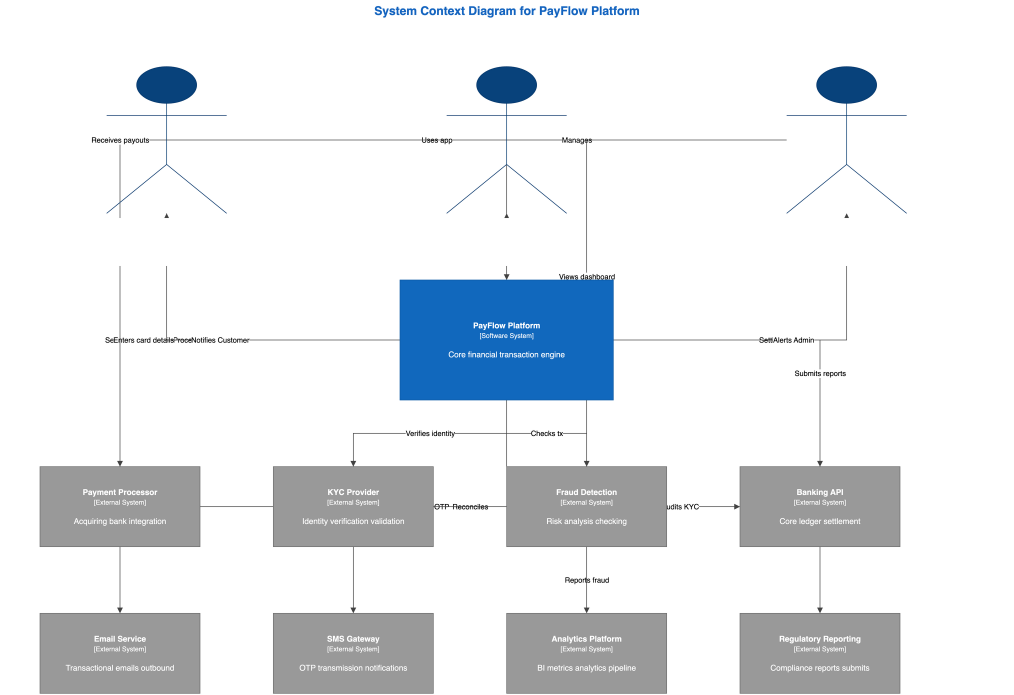
#> input picture tests/cases/c4-context-fintech/baseline.png, 3042 x 2083 px (shown at 1/3 size)
$ python -i cv_checks.py   (imports and definitions only)
#> lines starting #> are read from the running program, lines starting #| are printed output that depends on the picture; after the words box and inside, x2 and y2 are one past the last pixel; in counts of white or black regions, pixels touching at a corner belong together
"""
Layer 2: Computer Vision checks on rendered PNG diagrams.

Uses OpenCV to detect shape overlaps, blank diagrams, edge visibility,
and other visual quality issues in the exported PNG.
"""

import numpy as np

try:
    import cv2
except ImportError:
    cv2 = None

from dataclasses import dataclass, field
from pathlib import Path


@dataclass
class VisualReport:
    """Results from CV-based visual validation."""
    image_loaded: bool = False
    image_width: int = 0
    image_height: int = 0
    blank_pct: float = 100.0
    contour_count: int = 0
    bounding_boxes: list = field(default_factory=list)
    shape_overlaps: int = 0
    overlap_pairs: list = field(default_factory=list)
    edge_lines_detected: int = 0


def _require_cv2():
    if cv2 is None:
        raise ImportError("opencv-python-headless is required: pip install opencv-python-headless")


def analyze_png(path: str | Path) -> VisualReport:
    """Run CV analysis on a PNG diagram export."""
#> called with path = '../cases/c4-context-fintech/baseline.png'
    _require_cv2()
    report = VisualReport()
    path = Path(path)

    img = cv2.imread(str(path))
#> img is the input picture: shape (2083, 3042, 3); mean B, G, R 235.8, 232.1, 228.4
    if img is None:
        return report
    report.image_loaded = True
    report.image_height, report.image_width = img.shape[:2]
#> report.image_height = 2083; report.image_width = 3042

    # --- Blank detection (histogram) ---
    gray = cv2.cvtColor(img, cv2.COLOR_BGR2GRAY)
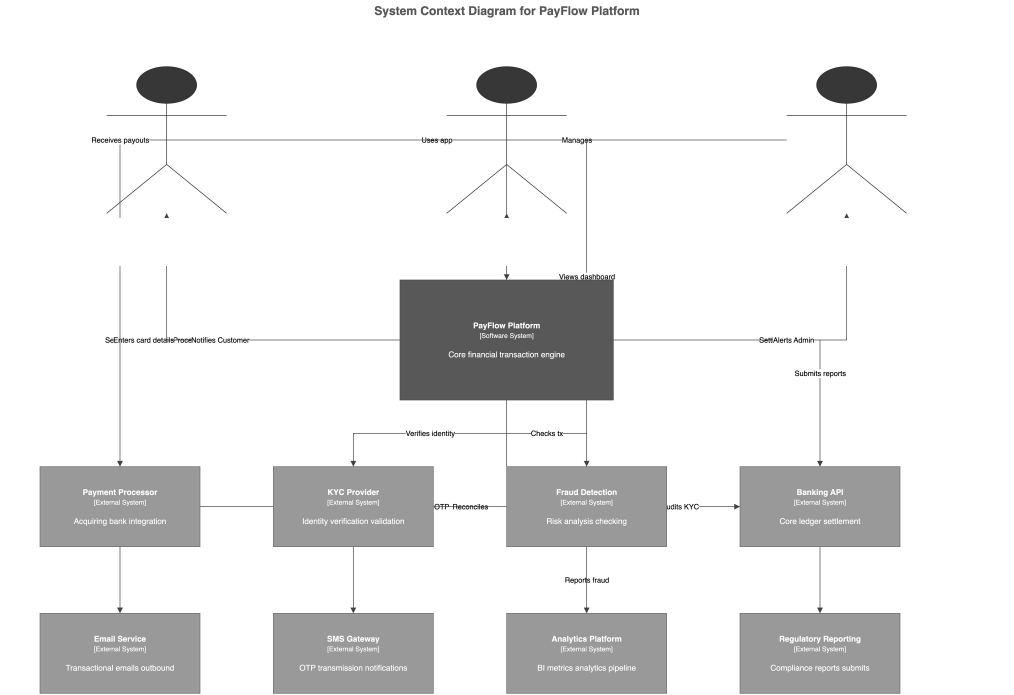
#> gray: shape (2083, 3042) (shown at 1/3 size); min 0, max 255, mean 231.4
    total_pixels = gray.shape[0] * gray.shape[1]
#> total_pixels = 6336486
    # Pixels close to white (> 245) are considered "blank"
    white_pixels = int(np.sum(gray > 245))
#> white_pixels = 5078621
    report.blank_pct = (white_pixels / total_pixels) * 100.0
#> report.blank_pct = 80.15

    # --- Contour detection (shape counting) ---
    # Threshold to binary (invert so shapes are white on black)
    _, thresh = cv2.threshold(gray, 240, 255, cv2.THRESH_BINARY_INV)
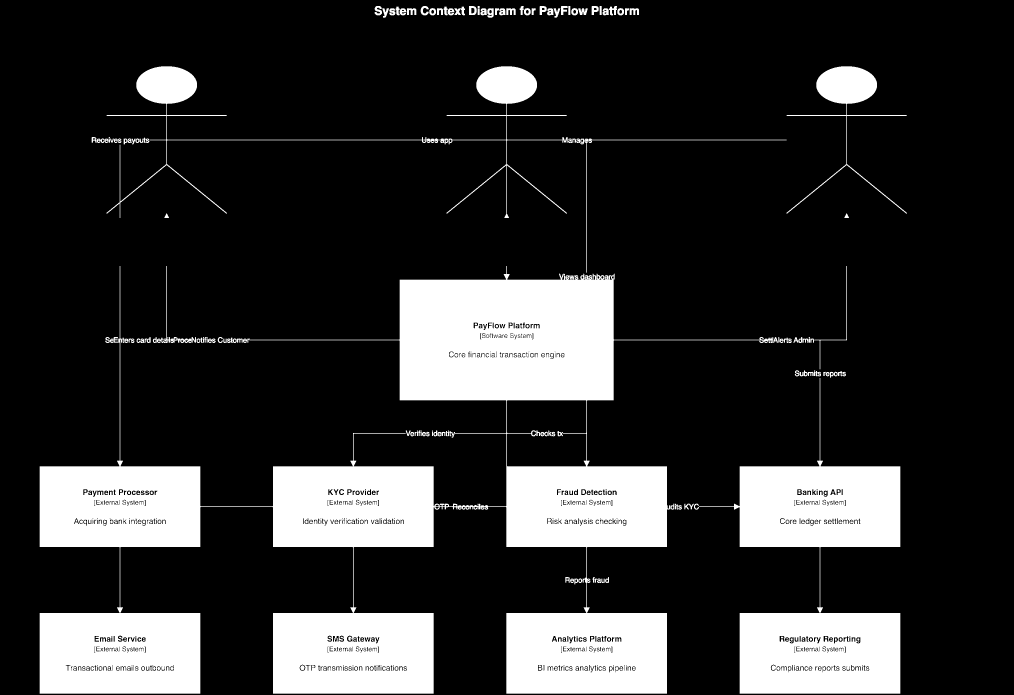
#> thresh: shape (2083, 3042) (shown at 1/3 size); 19.5% white; 270 white regions (44 under 20 px), largest, box (x1, y1, x2, y2) and area: (119, 798, 2334, 2081) 918892, (2097, 1134, 2701, 2081) 227336, (319, 199, 1345, 654) 21842

    # Erode to wipe out thin connecting line segments (edges)
    erode_kernel = cv2.getStructuringElement(cv2.MORPH_RECT, (7, 7))
    eroded = cv2.erode(thresh, erode_kernel, iterations=1)
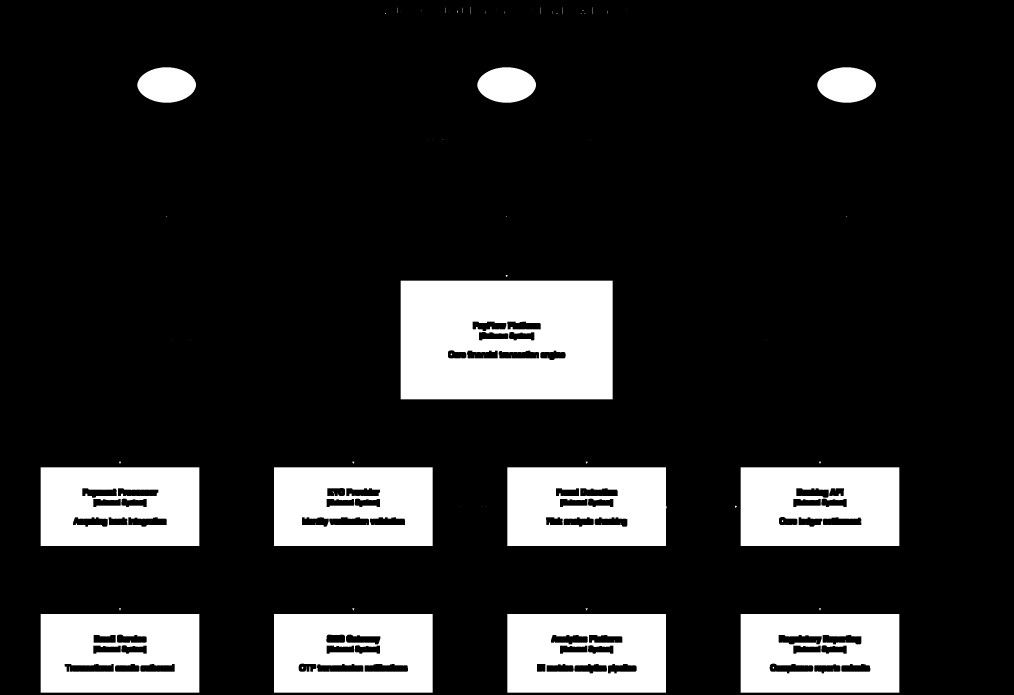
#> eroded: shape (2083, 3042) (shown at 1/3 size); 16.7% white; 67 white regions (40 under 20 px), largest, box (x1, y1, x2, y2) and area: (1202, 842, 1838, 1198) 212636, (2222, 1402, 2698, 1638) 101640, (1522, 1402, 2000, 1638) 100912

    # Morphological close on the eroded image to merge text/icons back into shape blobs
    close_kernel = cv2.getStructuringElement(cv2.MORPH_RECT, (15, 15))
    closed = cv2.morphologyEx(eroded, cv2.MORPH_CLOSE, close_kernel)
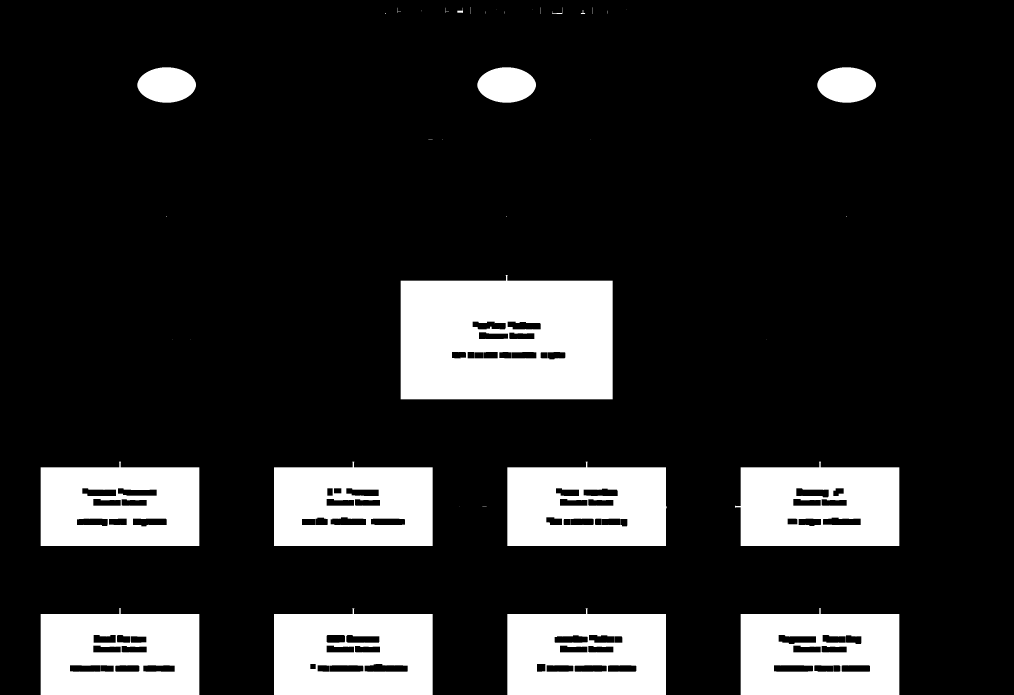
#> closed: shape (2083, 3042) (shown at 1/3 size); 17% white; 39 white regions (19 under 20 px)
    contours, _ = cv2.findContours(closed, cv2.RETR_EXTERNAL, cv2.CHAIN_APPROX_SIMPLE)
#> contours = 39 contours, 24 with area under 20; largest, box (x1, y1, x2, y2) and area: (1202, 825, 1838, 1198) 225480, (2222, 1825, 2698, 2083) 114055, (1522, 1825, 1998, 2083) 114055, (822, 1825, 1298, 2083) 114055, (122, 1825, 598, 2083) 114055

    # Filter small contours (noise) — keep only those > 1% of image area
    min_area = total_pixels * 0.001
#> min_area = 6336.5
    significant = [c for c in contours if cv2.contourArea(c) > min_area]
#> significant = 12 contours; largest, box (x1, y1, x2, y2) and area: (1202, 825, 1838, 1198) 225480, (2222, 1825, 2698, 2083) 114055, (1522, 1825, 1998, 2083) 114055, (822, 1825, 1298, 2083) 114055, (122, 1825, 598, 2083) 114055
    report.contour_count = len(significant)
#> report.contour_count = 12

    # --- Bounding boxes + overlap detection ---
    boxes = []
    for c in significant:
        x, y, w, h = cv2.boundingRect(c)
        boxes.append((x, y, w, h))
#> this loop made 12 passes
#> (x, y, w, h) on passes 1 to 12: (2222, 1825, 476, 258), (1522, 1825, 476, 258), (822, 1825, 476, 258), (122, 1825, 476, 258), (2205, 1385, 493, 253), (1522, 1385, 478, 253), (822, 1385, 476, 253), (122, 1385, 476, 253), (1202, 825, 636, 373), (2452, 202, 176, 106), (1432, 202, 176, 106), (412, 202, 176, 106)
#> after the loop, boxes = 12 items, first 6: (2222, 1825, 476, 258), (1522, 1825, 476, 258), (822, 1825, 476, 258), (122, 1825, 476, 258), (2205, 1385, 493, 253), (1522, 1385, 478, 253)
    report.bounding_boxes = boxes
#> report.bounding_boxes has the same summary as boxes

    # Check pairwise IoU for overlap
    overlaps = 0
    overlap_pairs = []
    for i in range(len(boxes)):
        for j in range(i + 1, len(boxes)):
            iou = _bbox_iou(boxes[i], boxes[j])
            if iou > 0.15:  # significant overlap threshold
                overlaps += 1
                overlap_pairs.append((i, j, round(iou, 3)))
#> this loop made 12 passes
    report.shape_overlaps = overlaps
    report.overlap_pairs = overlap_pairs

    # --- Edge / line detection (Hough) ---
    edges_img = cv2.Canny(gray, 50, 150)
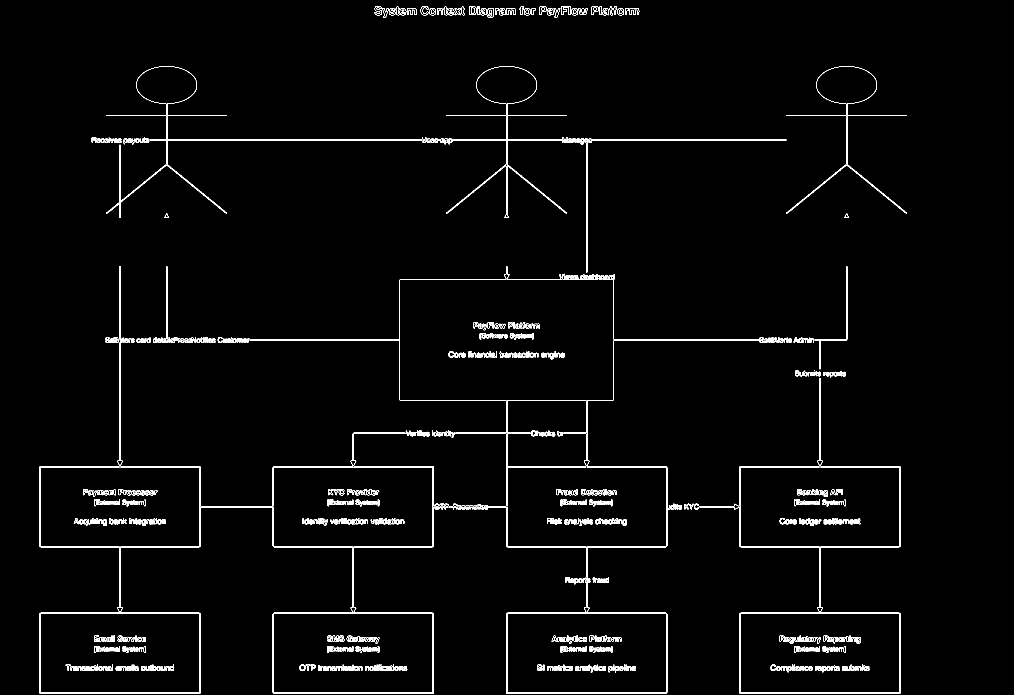
#> edges_img: shape (2083, 3042) (shown at 1/3 size); 1.4% white in thin lines or dots, all inside (x1, y1, x2, y2) = (118, 18, 2721, 2082)
    # Dilate edges slightly to connect broken lines
    edge_kernel = cv2.getStructuringElement(cv2.MORPH_RECT, (3, 3))
    edges_dilated = cv2.dilate(edges_img, edge_kernel, iterations=1)
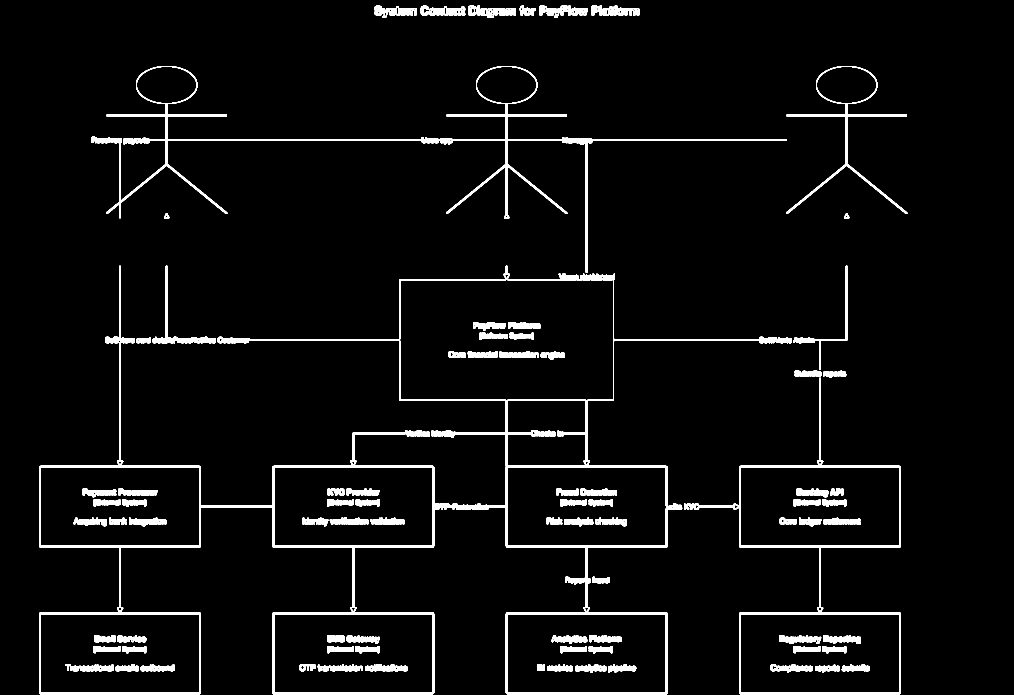
#> edges_dilated: shape (2083, 3042) (shown at 1/3 size); 4.2% white; 95 white regions, largest, box (x1, y1, x2, y2) and area: (117, 797, 2376, 2083) 91827, (318, 198, 2361, 819) 33880, (2052, 1133, 2703, 2083) 21553
    lines = cv2.HoughLinesP(edges_dilated, 1, np.pi / 180, threshold=80,
                            minLineLength=40, maxLineGap=15)
    report.edge_lines_detected = len(lines) if lines is not None else 0

    return report


def _bbox_iou(box_a, box_b):
    """Compute Intersection over Union of two bounding boxes (x, y, w, h)."""
    ax, ay, aw, ah = box_a
    bx, by, bw, bh = box_b

    # Intersection
    ix1 = max(ax, bx)
    iy1 = max(ay, by)
    ix2 = min(ax + aw, bx + bw)
    iy2 = min(ay + ah, by + bh)

    if ix2 <= ix1 or iy2 <= iy1:
        return 0.0

    inter = (ix2 - ix1) * (iy2 - iy1)
    area_a = aw * ah
    area_b = bw * bh
    union = area_a + area_b - inter
    return inter / union if union > 0 else 0.0


def check_visual_regression(current_png: str | Path, baseline_png: str | Path,
                            max_diff_pct: float = 5.0) -> tuple[bool, float, np.ndarray | None]:
    """Compare current PNG against a baseline using pixelmatch.

    Returns (passed, diff_pct, diff_image_or_None).
    """
    try:
        from PIL import Image
        from pixelmatch import pixelmatch
        from pixelmatch.contrib.PIL import pixelmatch as pil_pixelmatch
    except ImportError:
        # Fallback to basic numpy diff if pixelmatch unavailable
        _require_cv2()
        img_a = cv2.imread(str(current_png))
        img_b = cv2.imread(str(baseline_png))
        if img_a is None or img_b is None:
            return False, 100.0, None
        # Resize if needed
        if img_a.shape != img_b.shape:
            img_b = cv2.resize(img_b, (img_a.shape[1], img_a.shape[0]))
        diff = cv2.absdiff(img_a, img_b)
        diff_pixels = int(np.sum(diff > 30))
        total = img_a.shape[0] * img_a.shape[1] * 3
        pct = (diff_pixels / total) * 100.0
        return pct <= max_diff_pct, pct, diff

    # Use pixelmatch (preferred)
    img_a = Image.open(str(current_png)).convert("RGBA")
    img_b = Image.open(str(baseline_png)).convert("RGBA")

    # Resize baseline to match current if dimensions differ
    if img_a.size != img_b.size:
        img_b = img_b.resize(img_a.size, Image.LANCZOS)

    diff_img = Image.new("RGBA", img_a.size)
    num_diff = pil_pixelmatch(img_a, img_b, diff_img, threshold=0.1, includeAA=True)
    total = img_a.size[0] * img_a.size[1]
    pct = (num_diff / total) * 100.0

    return pct <= max_diff_pct, round(pct, 2), np.array(diff_img)

>>> result = analyze_png('../cases/c4-context-fintech/baseline.png')
